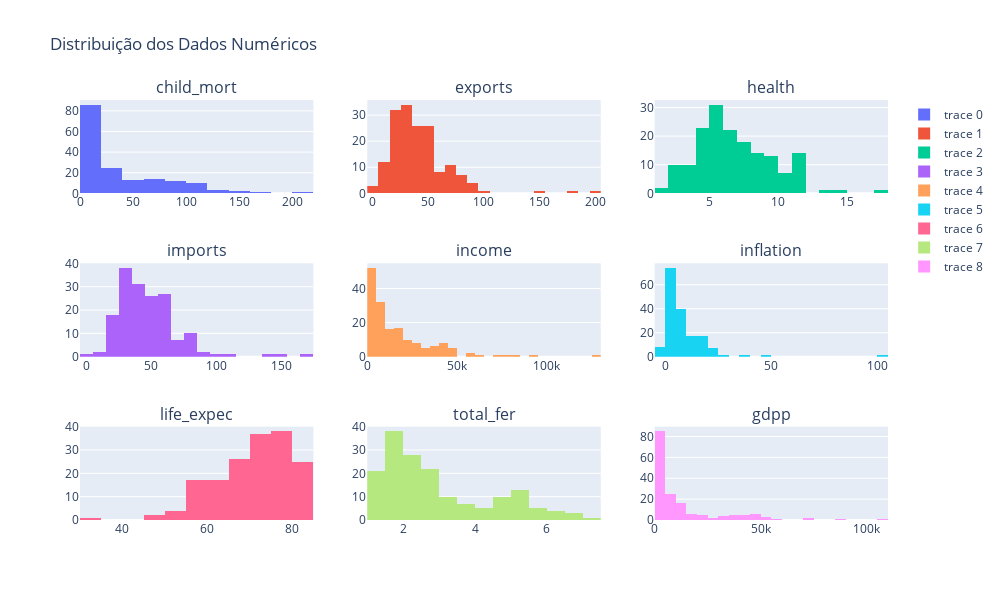

The code cell stored with this chart in its notebook:
### Markdown cell above
### Verificar se os dados seguem uma distribuição normal.

### Code cell
# Criar janela para agrupar os subplots
fig = sp.make_subplots(rows=3, cols=3, subplot_titles=dadosNum)

# Adicionar subplots com distribuições
# Necessário tanto o nome das coluna (coluna) como o indice da mesma na lista (i)
for i, coluna in enumerate(dadosNum):
    plot = go.Histogram(x=dados[coluna])
    fig.add_trace(plot, row=(i // 3) + 1, col=(i % 3) + 1)

# Layout da janela com os subplots
fig.update_layout(
    height=600,
    width=1000,
    title_text="Distribuição dos Dados Numéricos",
)

# Mostrar o gráfico
fig.show()

### Figure 1 — Plotly figure (JSON) as saved in the notebook; plotly's stock layout.template omitted (floating-point values rounded to 4 significant figures; data arrays with more than 128 entries replaced by an {"elided": "..."} marker saying what was removed)
{"data": [{"type": "histogram", "x": {"elided": "167 float values"}, "xaxis": "x", "yaxis": "y"}, {"type": "histogram", "x": {"elided": "167 float values"}, "xaxis": "x2", "yaxis": "y2"}, {"type": "histogram", "x": {"elided": "167 float values"}, "xaxis": "x3", "yaxis": "y3"}, {"type": "histogram", "x": {"elided": "167 float values"}, "xaxis": "x4", "yaxis": "y4"}, {"type": "histogram", "x": {"elided": "167 int values"}, "xaxis": "x5", "yaxis": "y5"}, {"type": "histogram", "x": {"elided": "167 float values"}, "xaxis": "x6", "yaxis": "y6"}, {"type": "histogram", "x": {"elided": "167 float values"}, "xaxis": "x7", "yaxis": "y7"}, {"type": "histogram", "x": {"elided": "167 float values"}, "xaxis": "x8", "yaxis": "y8"}, {"type": "histogram", "x": {"elided": "167 int values"}, "xaxis": "x9", "yaxis": "y9"}], "layout": {"annotations": [{"font": {"size": 16}, "showarrow": false, "text": "child_mort", "x": 0.1444, "xanchor": "center", "xref": "paper", "y": 1, "yanchor": "bottom", "yref": "paper"}, {"font": {"size": 16}, "showarrow": false, "text": "exports", "x": 0.5, "xanchor": "center", "xref": "paper", "y": 1, "yanchor": "bottom", "yref": "paper"}, {"font": {"size": 16}, "showarrow": false, "text": "health", "x": 0.8556, "xanchor": "center", "xref": "paper", "y": 1, "yanchor": "bottom", "yref": "paper"}, {"font": {"size": 16}, "showarrow": false, "text": "imports", "x": 0.1444, "xanchor": "center", "xref": "paper", "y": 0.6111, "yanchor": "bottom", "yref": "paper"}, {"font": {"size": 16}, "showarrow": false, "text": "income", "x": 0.5, "xanchor": "center", "xref": "paper", "y": 0.6111, "yanchor": "bottom", "yref": "paper"}, {"font": {"size": 16}, "showarrow": false, "text": "inflation", "x": 0.8556, "xanchor": "center", "xref": "paper", "y": 0.6111, "yanchor": "bottom", "yref": "paper"}, {"font": {"size": 16}, "showarrow": false, "text": "life_expec", "x": 0.1444, "xanchor": "center", "xref": "paper", "y": 0.2222, "yanchor": "bottom", "yref": "paper"}, {"font": {"size": 16}, "showarrow": false, "text": "total_fer", "x": 0.5, "xanchor": "center", "xref": "paper", "y": 0.2222, "yanchor": "bottom", "yref": "paper"}, {"font": {"size": 16}, "showarrow": false, "text": "gdpp", "x": 0.8556, "xanchor": "center", "xref": "paper", "y": 0.2222, "yanchor": "bottom", "yref": "paper"}], "height": 600, "title": {"text": "Distribuição dos Dados Numéricos"}, "width": 1000, "xaxis": {"anchor": "y", "domain": [0, 0.2889]}, "xaxis2": {"anchor": "y2", "domain": [0.3556, 0.6444]}, "xaxis3": {"anchor": "y3", "domain": [0.7111, 1]}, "xaxis4": {"anchor": "y4", "domain": [0, 0.2889]}, "xaxis5": {"anchor": "y5", "domain": [0.3556, 0.6444]}, "xaxis6": {"anchor": "y6", "domain": [0.7111, 1]}, "xaxis7": {"anchor": "y7", "domain": [0, 0.2889]}, "xaxis8": {"anchor": "y8", "domain": [0.3556, 0.6444]}, "xaxis9": {"anchor": "y9", "domain": [0.7111, 1]}, "yaxis": {"anchor": "x", "domain": [0.7778, 1]}, "yaxis2": {"anchor": "x2", "domain": [0.7778, 1]}, "yaxis3": {"anchor": "x3", "domain": [0.7778, 1]}, "yaxis4": {"anchor": "x4", "domain": [0.3889, 0.6111]}, "yaxis5": {"anchor": "x5", "domain": [0.3889, 0.6111]}, "yaxis6": {"anchor": "x6", "domain": [0.3889, 0.6111]}, "yaxis7": {"anchor": "x7", "domain": [0, 0.2222]}, "yaxis8": {"anchor": "x8", "domain": [0, 0.2222]}, "yaxis9": {"anchor": "x9", "domain": [0, 0.2222]}}}
